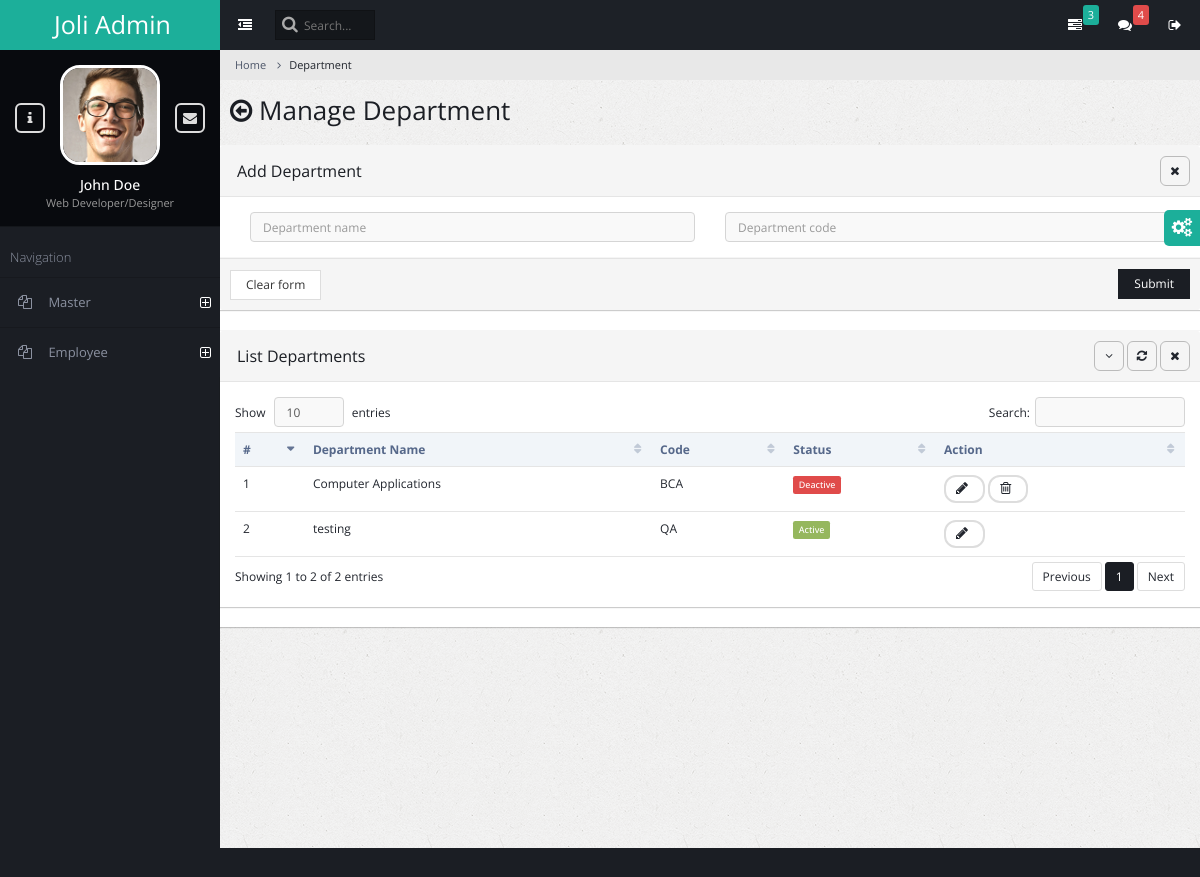
The app's page /admin_master_department with its own data.
### admin_master/models.py (models this page shows)
class department_master(models.Model):
    name=models.CharField(max_length=100)
    code=models.CharField(max_length=30)
    status=models.IntegerField(default=1)

### admin_master/views.py (the view, shortened to what this page needs)
# urls.py: path('admin_master_department',admin_master_department,name='master_department'),
def admin_master_department(request):
    message=''
    msg=''
    display=department_master.objects.all()
    return render(request,'admin_master_department_manage.html',{'msg':message,'mseg':msg,'display':display})

### admin_master/templates/admin_master_department_manage.html (shortened to what this page needs)
{% extends 'index.html' %}
{% load static %}
{% block content %}
<ul class="breadcrumb">
    <li><a href="#">Home</a></li>
    <li class="active">Department</li>
</ul>
<div class="page-title">
    <h2><span class="fa fa-arrow-circle-o-left"></span> Manage Department</h2>
</div>
<div class="panel panel-default">
    <div class="panel-heading">
    <h3 class="panel-title">Add Department</h3>
<ul class="panel-controls">
<li><a href="#" class="panel-remove"><span class="fa fa-times"></span></a></li>
</ul>
</div>
<form method="post">{% csrf_token %}
    <div class="panel-body">
        <div class="form-group">
    <div class="col-md-6 col-xs-6">
        <input type="text" class="form-control" name="dept_name" autofocus placeholder="Department name"/>
    </div>
    <div class="col-md-6 col-xs-6">
        <input type="text" class="form-control" name="dept_code" placeholder="Department code"/>
    </div>
</div>
</div>
    <div class="panel panel-default">
    <div class="panel-footer">
        <input type="reset" value="Clear form" class="btn btn-default" id="pc_refresh">
        <button class="btn btn-primary pull-right">Submit</button>
    </div>
    </div>
</form>
     <div class="panel panel-default">
        <div class="panel-heading">
            <h3 class="panel-title">List Departments</h3>
            <ul class="panel-controls">
                <li><a href="#" class="panel-collapse"><span class="fa fa-angle-down"></span></a></li>
                <li><a href="#" class="panel-refresh"><span class="fa fa-refresh"></span></a></li>
                <li><a href="#" class="panel-remove"><span class="fa fa-times"></span></a></li>
            </ul>
        </div>
        <div class="panel-body">
            <table class="table datatable">
                <thead>
                    <tr>
                        <th>#</th>
                        <th>Department Name</th>
                        <th>Code</th>
                        <th>Status</th>
                        <th>Action</th>
                    </tr>
                </thead>
                <tbody>
                    {% for i in display %}
                    <tr id="tr{{i.id}}">
                        <td>{{forloop.counter}}</td>
                        <td>{{i.name}}</td>
                        <td>{{i.code}}</td>
                        <td>{% if i.status == 1 %}<span class="label label-success">Active</span>{% else %}
                            <span class="label label-danger">Deactive</span>  {% endif %}</td>
                        <td><button class="btn btn-default btn-rounded btn-sm" onclick="edit_department('{{i.id}}')"><span id="spinner{{i.id}}" class="fa fa-pencil"></span></button>
                            {% if i.status == 0 %}
                            <button class="btn btn-default btn-rounded btn-sm" onClick="delete_row('{{i.id}}','tr{{i.id}}')"><span class="fa fa-trash-o"></span></button>
                            {% endif %}
                        </td>
                    </tr>
                    {% endfor %}
                </tbody>
            </table>
        </div>
     </div>
{% endblock %}

### records on screen
department_master: name "Computer Applications", code "BCA", status "Deactive"
department_master: name "testing", code "QA", status "Active"
